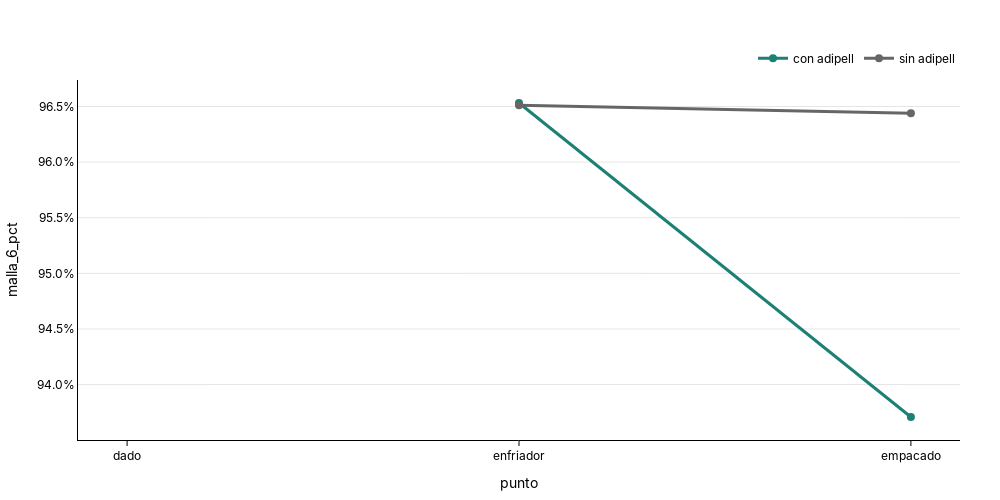

Notebook code cell kept with this figure:
### Code cell
fig2 = plot_line(
    df=df_finos_punto, 
    x_col="punto", y_col="malla_6_pct", group_col="producto",
    line_colors=cols_config, order_x=puntos_order, y_as_pct=True,
    show_legend=True 
)
fig2.show()
s3.save_plotly_html(fig2, "malla_6.html")

### Figure 1 — Plotly figure (JSON) as saved in the notebook; plotly's stock layout.template omitted (floating-point values rounded to 4 significant figures)
{"data": [{"hovertemplate": "<b>punto:</b> %{x}<br><b>con adipell:</b> %{y:.1f}<br><extra></extra>", "line": {"color": "#1C8074", "shape": "linear", "width": 3}, "marker": {"color": "#1C8074", "size": 8}, "mode": "lines+markers", "name": "con adipell", "type": "scatter", "x": ["dado", "enfriador", "empacado"], "y": [null, 0.9653, 0.9371]}, {"hovertemplate": "<b>punto:</b> %{x}<br><b>sin adipell:</b> %{y:.1f}<br><extra></extra>", "line": {"color": "#666666", "shape": "linear", "width": 3}, "marker": {"color": "#666666", "size": 8}, "mode": "lines+markers", "name": "sin adipell", "type": "scatter", "x": ["dado", "enfriador", "empacado"], "y": [null, 0.9651, 0.9644]}], "layout": {"font": {"color": "black", "family": "Inter, Arial, sans-serif"}, "height": 500, "hovermode": "x unified", "legend": {"orientation": "h", "title": {"text": ""}, "x": 1, "xanchor": "right", "y": 1.02, "yanchor": "bottom"}, "margin": {"b": 40, "l": 40, "r": 40, "t": 80}, "paper_bgcolor": "rgba(0,0,0,0)", "plot_bgcolor": "rgba(0,0,0,0)", "title": {"text": "<b><b>", "x": 0.5, "xanchor": "center", "y": 0.95, "yanchor": "top"}, "width": 1000, "xaxis": {"categoryarray": ["dado", "enfriador", "empacado"], "categoryorder": "array", "linecolor": "black", "linewidth": 1, "showline": true, "tickcolor": "black", "ticks": "outside", "title": {"text": "punto"}}, "yaxis": {"gridcolor": "rgba(0,0,0,0.1)", "linecolor": "black", "linewidth": 1, "showgrid": true, "showline": true, "tickformat": ".1%", "title": {"text": "malla_6_pct"}, "zeroline": true, "zerolinecolor": "rgba(0,0,0,0.2)"}}}
